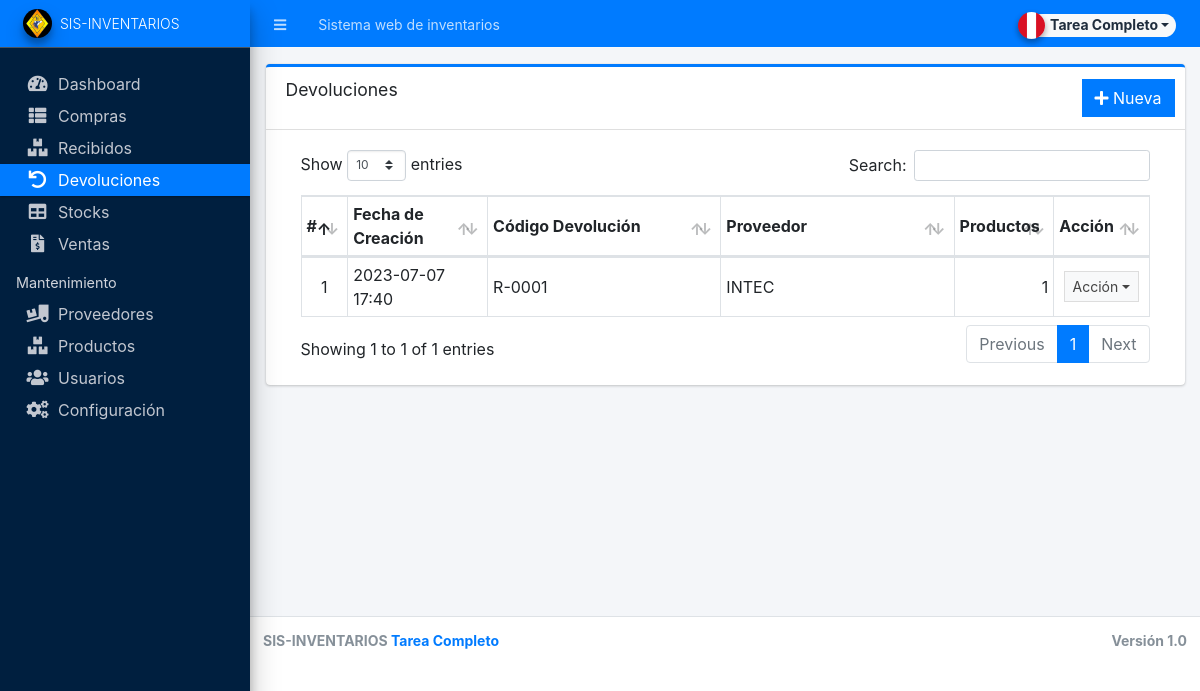
The page /admin/?page=return (signed in) on the database its author committed.
### tables this page shows
CREATE TABLE `return_list` (
  `id` int(30) NOT NULL,
  `return_code` varchar(50) NOT NULL,
  `supplier_id` int(30) NOT NULL,
  `amount` float NOT NULL DEFAULT 0,
  `remarks` text DEFAULT NULL,
  `stock_ids` text NOT NULL,
  `date_created` datetime NOT NULL DEFAULT current_timestamp(),
  `date_updated` datetime NOT NULL DEFAULT current_timestamp() ON UPDATE current_timestamp()
);

CREATE TABLE `supplier_list` (
  `id` int(30) NOT NULL,
  `name` text NOT NULL,
  `address` text NOT NULL,
  `cperson` text NOT NULL,
  `contact` text NOT NULL,
  `status` tinyint(1) NOT NULL DEFAULT 1,
  `date_created` datetime NOT NULL DEFAULT current_timestamp(),
  `date_updated` datetime NOT NULL DEFAULT current_timestamp() ON UPDATE current_timestamp()
);

### admin/return/index.php (the view, shortened to what this page needs)
<div class="card card-outline card-primary">
    <div class="card-header">
        <h3 class="card-title">Devoluciones</h3>
        <div class="card-tools">
            <a href="<?php echo base_url ?>admin/?page=return/manage_return" class="btn btn-flat btn-primary"><span class="fas fa-plus"></span> Nueva</a>
        </div>
    </div>
    <div class="card-body">
        <div class="container-fluid">
            <div class="container-fluid">
                <table class="table table-bordered table-stripped">
                    <colgroup>
                        <col width="5%">
                        <col width="15%">
                        <col width="25%">
                        <col width="25%">
                        <col width="10%">
                        <col width="10%">
                    </colgroup>
                    <thead>
                        <tr>
                            <th>#</th>
                            <th>Fecha de Creación</th>
                            <th>Código Devolución</th>
                            <th>Proveedor</th>
                            <th>Productos</th>
                            <th>Acción</th>
                        </tr>
                    </thead>
                    <tbody>
                        <?php
                        $i = 1;
                        $qry = $conn->query("SELECT r.*, s.name as supplier FROM `return_list` r inner join supplier_list s on r.supplier_id = s.id order by r.`date_created` desc");
                        while ($row = $qry->fetch_assoc()) :
                            $row['items'] = count(explode(',', $row['stock_ids']));
                        ?>
                            <tr>
                                <td class="text-center"><?php echo $i++; ?></td>
                                <td><?php echo date("Y-m-d H:i", strtotime($row['date_created'])) ?></td>
                                <td><?php echo $row['return_code'] ?></td>
                                <td><?php echo $row['supplier'] ?></td>
                                <td class="text-right"><?php echo number_format($row['items']) ?></td>
                                <td align="center">
                                    <button type="button" class="btn btn-flat btn-default btn-sm dropdown-toggle dropdown-icon" data-toggle="dropdown">
                                        Acción
                                    </button>
                                </td>
                            </tr>
                        <?php endwhile; ?>
                    </tbody>
                </table>
            </div>
        </div>
    </div>
</div>

### rows shown on the page
return_list: date_created "2023-07-07 17:40", return_code "R-0001", supplier.name "INTEC", items "1"

### other values the page prints
$_settings->info('name') "Sistema web de inventarios"
$_settings->info('short_name') "SIS-INVENTARIOS"
